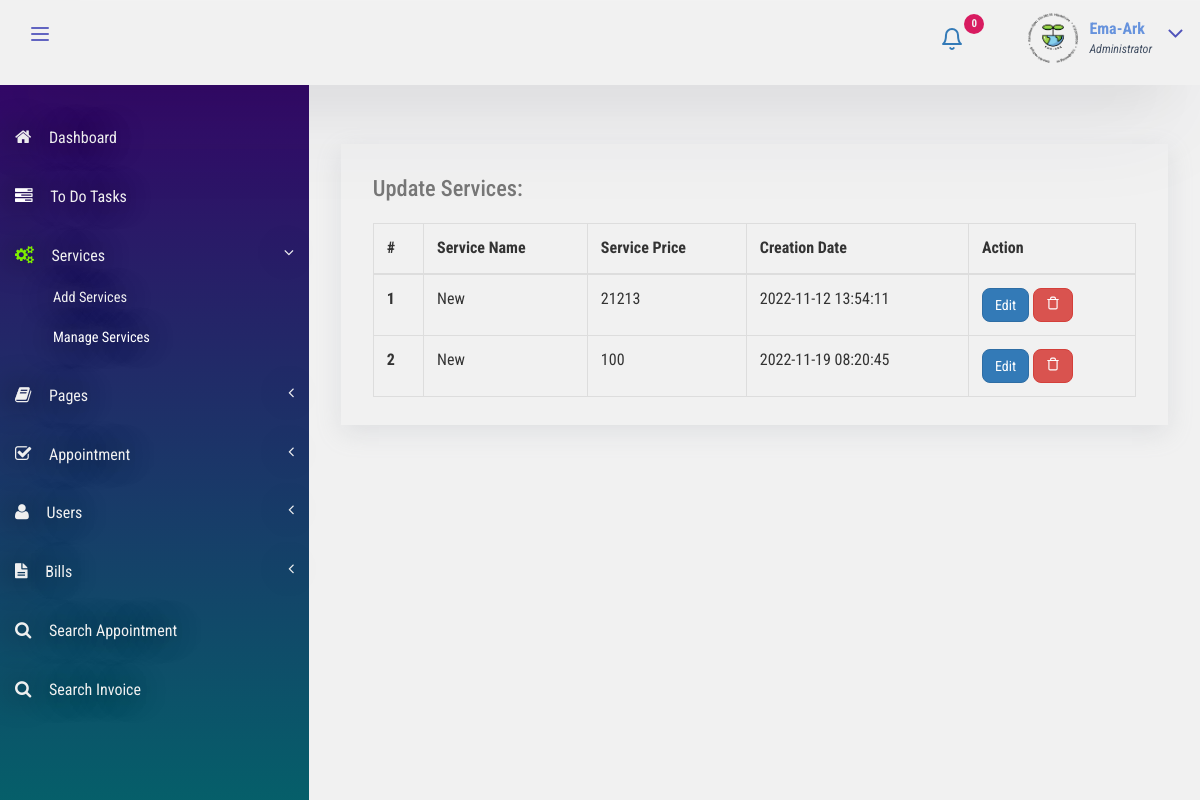
Screenshot of /admin/manage-services.php (signed in) with the database file from the repository.
### tables this page shows
CREATE TABLE `tblservices` (
  `ID` int(10) NOT NULL,
  `ServiceName` varchar(200) DEFAULT NULL,
  `ServiceDescription` mediumtext DEFAULT NULL,
  `Cost` int(10) DEFAULT NULL,
  `Image` varchar(200) DEFAULT NULL,
  `CreationDate` timestamp NULL DEFAULT current_timestamp()
);

### admin/manage-services.php (the view, shortened to what this page needs)
<?php
include 'includes/dbconnection.php';
if (strlen($_SESSION['bpmsaid'] == 0)) {
    header('location:logout.php');
} else {
    ?>
<!DOCTYPE HTML>
<html>
<head>
    <link href="css/bootstrap.css" rel='stylesheet' type='text/css' />
    <link href="css/style.css" rel='stylesheet' type='text/css' />
    <link href="css/font-awesome.css" rel="stylesheet">
    <link href="css/animate.css" rel="stylesheet" type="text/css" media="all">
    <link href="css/custom.css" rel="stylesheet">
</head>
<body class="cbp-spmenu-push">
    <div class="main-content">
        <?php include_once 'includes/sidebar.php';?>
        <?php include_once 'includes/header.php';?>
        <div id="page-wrapper">
            <div class="main-page">
                <div class="tables">
                    <div class="table-responsive bs-example widget-shadow">
                        <h4>Update Services:</h4>
                        <table class="table table-bordered">
                            <thead>
                                <tr>
                                    <th>#</th>
                                    <th>Service Name</th>
                                    <th>Service Price</th>
                                    <th>Creation Date</th>
                                    <th>Action</th>
                                </tr>
                            </thead>
                            <tbody>
                                <?php
$ret = mysqli_query($con, "select *from  tblservices");
    $cnt = 1;
    while ($row = mysqli_fetch_array($ret)) {
        ?>
                                <tr>
                                    <th scope="row"><?php echo $cnt; ?></th>
                                    <td><?php echo $row['ServiceName']; ?></td>
                                    <td><?php echo $row['Cost']; ?></td>
                                    <td><?php echo $row['CreationDate']; ?></td>
                                    <td>
                                        <a href="edit-services.php?editid=<?php echo $row['ID']; ?>"
                                            class="btn btn-primary">Edit</a>
                                        <a href="manage-services.php?delid=<?php echo $row['ID']; ?>"
                                            class="btn btn-danger"
                                            onClick="return confirm('Are you sure you want to delete?')"> <svg
                                                xmlns="http://www.w3.org/2000/svg" width="14" height="14"
                                                viewBox="0 0 24 24" fill="none" stroke="currentColor" stroke-width="2"
                                                stroke-linecap="round" stroke-linejoin="round">
                                                <path d="M3 6h18"></path>
                                                <path d="M19 6v14c0 1-1 2-2 2H7c-1 0-2-1-2-2V6"></path>
                                                <path d="M8 6V4c0-1 1-2 2-2h4c1 0 2 1 2 2v2"></path>
                                            </svg></a>
                                    </td>
                                </tr> <?php
$cnt = $cnt + 1;
    }?>
                            </tbody>
                        </table>
                    </div>
                </div>
            </div>
        </div>
    </div>
</body>
</html>
<?php }?>

### admin/includes/header.php (shortened to what this page needs)
<div class="sticky-header header-section ">
    <div class="header-left">
        <button id="showLeftPush"><svg xmlns="http://www.w3.org/2000/svg" width="24" height="24" viewBox="0 0 24 24" fill="none" stroke="currentColor" stroke-width="2" stroke-linecap="round" stroke-linejoin="round">
                <line x1="4" y1="12" x2="20" y2="12"></line>
                <line x1="4" y1="6" x2="20" y2="6"></line>
                <line x1="4" y1="18" x2="20" y2="18"></line>
            </svg></button>
        <div class="clearfix"> </div>
    </div>
    <div class="header-right">
        <div class="profile_details_left">
            <ul class="nofitications-dropdown">
                <?php
                $ret1 = mysqli_query($con, "select tbluser.FirstName,tbluser.LastName,tblbook.ID as bid,tblbook.AptNumber from tblbook join tbluser on tbluser.ID=tblbook.UserID where tblbook.Status is null");
                $num = mysqli_num_rows($ret1);
                ?>
                <li class="dropdown head-dpdn">
                    <a href="#" class="dropdown-toggle" data-toggle="dropdown" aria-expanded="false">
                        <svg xmlns="http://www.w3.org/2000/svg" width="24" height="24" viewBox="0 0 24 24" fill="none" stroke="currentColor" stroke-width="2" stroke-linecap="round" stroke-linejoin="round">
                            <path d="M18 8A6 6 0 0 0 6 8c0 7-3 9-3 9h18s-3-2-3-9"></path>
                            <path d="M13.73 21a2 2 0 0 1-3.46 0"></path>
                        </svg>
                        <span class="badge blue"><?php echo $num; ?></span></a>
                </li>
            </ul>
            <div class="clearfix"> </div>
        </div>
        <div class="profile_details">
            <?php
            $adid = $_SESSION['bpmsaid'];
            $ret = mysqli_query($con, "select AdminName from tbladmin where ID='$adid'");
            $row = mysqli_fetch_array($ret);
            $name = $row['AdminName'];
            ?>
            <ul>
                <li class="dropdown profile_details_drop">
                    <a href="#" class="dropdown-toggle" data-toggle="dropdown" aria-expanded="false">
                        <div class="profile_img">
                            <span class="prfil-img"><img src="./images/logo2-removebg-preview.png" alt="" width="50" height="50"> </span>
                            <div class="user-name">
                                <p><?php echo $name; ?></p>
                                <span>Administrator</span>
                            </div>
                            <i class="fa fa-angle-down lnr"></i>
                            <div class="clearfix"></div>
                        </div>
                    </a>
                </li>
            </ul>
        </div>
    </div>
    <div class="clearfix"> </div>
</div>

### admin/css/style.css (style rules this page uses)
h4, h5, h6, h1, h2, h3 { margin: 0; }
ul, ol { margin: 0; }
p { margin: 0; }
html, body { font-family: "Roboto Condensed", sans-serif;font-size: 100%;overflow-x: hidden;background: #f1f1f1; }
body a { transition: 0.5s all ease;-webkit-transition: 0.5s all ease;-moz-transition: 0.5s all ease;-o-transition: 0.5s all ease;-ms-transition: 0.5s all ease;text-decoration: none; }
h1, h2, h3, h4, h5, h6 { margin: 0; }
ul, label { margin: 0;padding: 0; }
.main-content { position: relative; }
.sticky-header { position: fixed;top: 0;left: 0px;width: 100%;z-index: 100; }
.header-section { background: #f1f1f1;box-shadow: rgba(255, 255, 255, 0.1) 0px 1px 1px 0px inset, rgba(50, 50, 93, 0.099) 0px 50px 100px -20px, rgba(0, 0, 0, 0.159) 0px 30px 60px -30px; }
.header-section::after { clear: both;display: block;content: ""; }
.header-left { float: left;width: 45%; }
.header-right { float: right; }
button#showLeftPush { font-size: 1.5em;width: 80px;padding: 0.87em 0;text-align: center;cursor: pointer;float: left;color: #6f6f6f;-moz-transition: all 0.2s ease-out 0s;-webkit-transition: all 0.2s ease-out 0s;transition: all 0.2s ease-out 0s;border: none;background-color: #f1f1f1;outline: none; }
.cbp-spmenu-push { overflow-x: hidden;position: relative; }
.cbp-spmenu, .cbp-spmenu-push { -webkit-transition: all 0.3s ease;-moz-transition: all 0.3s ease;transition: all 0.3s ease; }
.cbp-spmenu-push div#page-wrapper { margin: 0 0 0 19.3em;transition: 0.5s all;-webkit-transition: 0.5s all;-moz-transition: 0.5s all; }
.fa { display: inline-block;font-family: FontAwesome;font-style: normal;font-weight: normal;line-height: 1;-webkit-font-smoothing: antialiased;-moz-osx-font-smoothing: grayscale; }
.profile_details_left { float: left; }
li.dropdown.head-dpdn { display: inline-block;padding: 1.7em 0;float: left; }
li.dropdown.head-dpdn a.dropdown-toggle { padding: 1.7em 2em; }
.header-right span.badge { font-size: 11px;font-weight: bold;color: #f1f1f1;background: #8bc34a;line-height: 15px;width: 20px;height: 20px;border-radius: 2em;-webkit-border-radius: 2em;-moz-border-radius: 2em;-o-border-radius: 2em;text-align: center;display: inline-block;position: absolute;top: 16%;padding: 2px 0 0; }
.header-right span.blue { background-color: #d81b60; }
.profile_details { float: right; }
.profile_details_drop a.dropdown-toggle { display: block;padding: 0.8em 3em 0 2em; }
.profile_img span.prfil-img { float: left; }
.user-name { float: left;margin-top: 8px;margin-left: 11px;height: 35px; }
.profile_details ul li { list-style-type: none;position: relative; }
.profile_details li a i.fa.lnr { position: absolute;top: 34%;right: 8%;color: #4f52ba;font-size: 1.6em; }
.user-name p { font-size: 1em;color: #6793dd;line-height: 1em;font-weight: 700; }
.user-name span { font-size: 0.75em;font-style: italic;color: #424f63;font-weight: normal;margin-top: 0.3em; }
.widget-shadow { background-color: #f1f1f1;box-shadow: rgba(149, 157, 165, 0.2) 0px 8px 24px; }
.table > thead > tr > th, .table > tbody > tr > th, .table > tfoot > tr > th, .table > thead > tr > td, .table > tbody > tr > td, .table > tfoot > tr > td { border-top: none; }
.tables h4 { font-size: 1.4em;margin-bottom: 1em;color: #777777; }
.tables .panel-body, .tables .bs-example { padding: 2em 2em 0.5em; }
.tables .table > thead > tr > th, .tables .table > tbody > tr > th, .tables .table > tfoot > tr > th, .tables .table > thead > tr > td, .tables .table > tbody > tr > td, .tables .table > tfoot > tr > td { padding: 13px;border-top: 1px solid #e0e0e0; }
.bs-example { margin-top: 2em; }

### admin/css/custom.css (style rules this page uses)
#page-wrapper { padding : 7em 2em 2.5em;background-color: linear-gradient(to bottom, hsl(236, 50%, 98%), hsl(236, 50%, 94%)); }

### rows the page displays
tblservices: ServiceName "New", Cost "21213", CreationDate "2022-11-12 13:54:11"
tblservices: ServiceName "New", Cost "100", CreationDate "2022-11-19 08:20:45"

### other values shown
$num "0"
$name "Ema-Ark"
